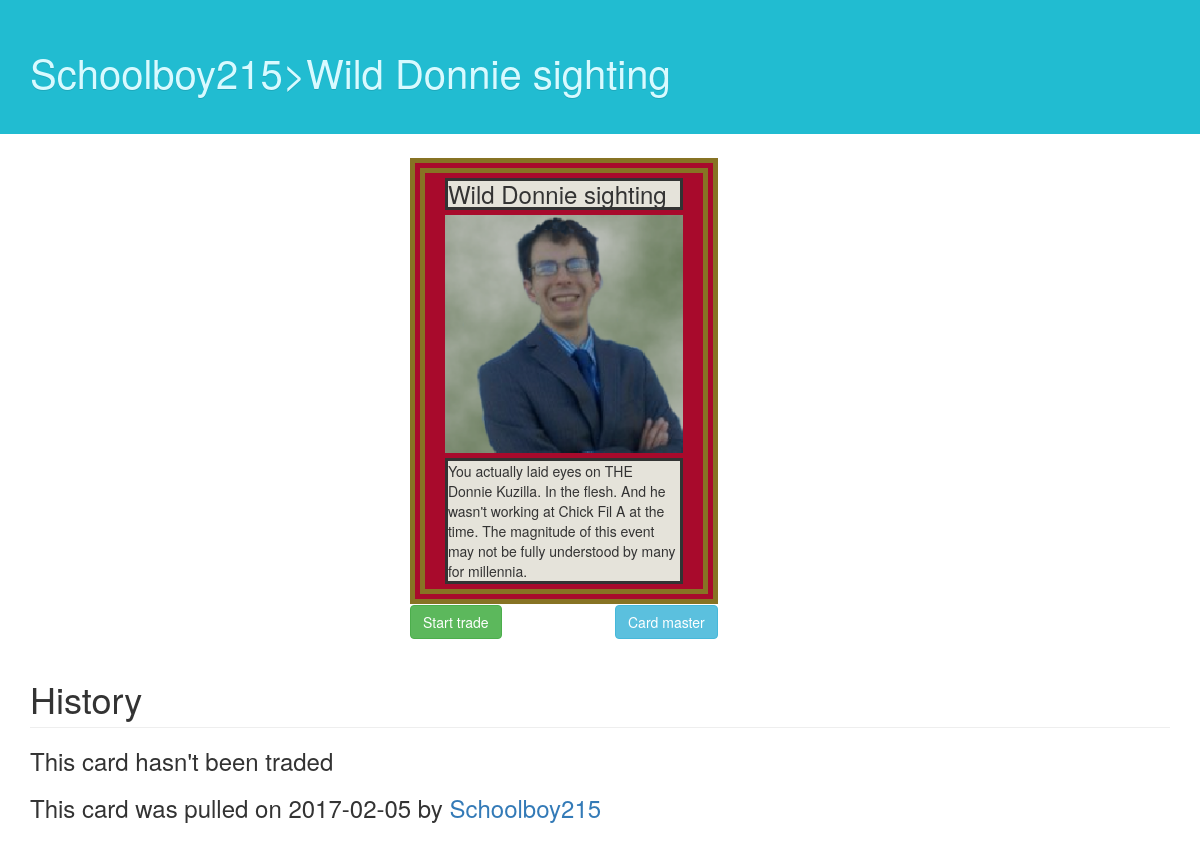
The page /profiles/Schoolboy215/cards/1 (signed in) on the database its author committed.
### app/mod_auth/models.py (models this page shows, shortened)
class Base(db.Model):
    __abstract__  = True
    id            = db.Column(db.Integer, primary_key=True)
    date_created  = db.Column(db.DateTime,  default=db.func.current_timestamp())
    date_modified = db.Column(db.DateTime,  default=db.func.current_timestamp(),
                                           onupdate=db.func.current_timestamp())

class User(Base, UserMixin):
    __tablename__ = 'user'
    name    = db.Column(db.String(128),  nullable=False,
					    unique=True)
    password = db.Column(db.String(192),  nullable=False)
    cards = db.relationship('UserCards',
	backref = 'user', cascade='all, delete-orphan', lazy='dynamic')

### app/mod_card/models.py (models this page shows, shortened)
class Base(db.Model):
    __abstract__  = True
    id            = db.Column(db.Integer, primary_key=True)
    date_created  = db.Column(db.DateTime,  default=db.func.current_timestamp())
    date_modified = db.Column(db.DateTime,  default=db.func.current_timestamp(),
                                           onupdate=db.func.current_timestamp())

class Card(Base):
	__tablename__ = 'card'
	name    = db.Column(db.String(128),  nullable=False,
					    unique=True)
	description = db.Column(db.String(512),  nullable=False)
	holoAllowed = db.Column(db.Boolean)
	holoAlways  = db.Column(db.Boolean)
	imageName   = db.Column(db.String(10), nullable=False,
						unique=True)
	retired     = db.Column(db.Boolean)
	backgroundColor = db.Column(db.String(7))

### app/mod_profile/controllers.py (the view)
@mod_profile.route('/<name>/cards/<id>')
@login_required
def viewUserCard(name,id):
        user = User.query.filter(User.name.like(name)).first()
        if not user:
                return "no such user", 400
        card = user.cards.filter_by(id=id).first()
        if not card:
                return "no such card for that user", 400
        cardType = Card.query.filter_by(id=card.card_id).first()
        holo = card.holo
        if current_user.id == user.id:
                ownedCard = True
        else:
                ownedCard = False
	cardHistory = []
	id = re.escape(id)
	result = db.engine.execute('SELECT * FROM trade_line JOIN trade_header ON trade_header.id = trade_line.trade_id AND trade_line.card_id = '+id+' JOIN	user u1 ON u1.id = trade_header.user1_id JOIN user u2 ON u2.id = trade_header.user2_id ORDER BY trade_line.id desc;')
	for row in result:
		offering = row[5]
		givingName = ''
		gettingName = ''
		user1 = row[9]
		user2 = row[10]
		if offering == user1:
			givingName = row[19]
			gettingName = row[24]
		else:
			givingName = row[24]
			gettingName = row[19]
		cardHistory.append({'giving':givingName,'getting':gettingName,'date': row[1][0:10]})
	origin = {}
	origin['puller'] = user.name
	origin['date'] = str(card.date_created)[0:10]
	if len(cardHistory):
		origin['puller'] = cardHistory[len(cardHistory)-1]['giving']
        return render_template( "profile/card.html",
                                user = user,
                                card = cardType,
                                cardLookup = card,
                                holo = holo,
                                ownedCard = ownedCard,
				cardHistory = cardHistory,
				origin = origin,
                                textBackground = app.config['TEXT_BACKGROUND'],
                                borderColor = app.config['BORDER_COLOR'])

### app/mod_auth/models.py (called while the page is built)
@login_manager.user_loader
def get_user(ident):
    return User.query.get(int(ident))

### app/templates/profile/card.html (shortened to what this page needs)
{% extends "bootstrap/base.html" %}
{% block head %}
{{super()}}
        {% block styles %}
                {{super()}}
        {% endblock %}
{% endblock %}
{% block content %}
	<div class='home_header'>
                <div class='container'>
                        <a href="{{url_for('profiles.cardKind',name=user.name,id=card.id, holo=holo)}}"><h2>{{user.name}}>{{card.name}}</h2></a>
                </div>
        </div>
	{% include "partials/singleCardView.html" %}
	<div class="row">
		<div class="col-md-2 col-md-offset-4">
			{% if ownedCard %}
				<form onsubmit="return confirm('Do you really want to delete this card from your colection?');" action="{{url_for('profiles.deleteCard',name = user.name, cardId = cardLookup.id)}}" method='POST'>
					<input type="submit" class="btn btn-danger" name="delete" value="Delete card"></input>
				</form>
			{% else %}
				<form action="{{url_for('trade.create',otherUserId = user.id, cardId = cardLookup.id)}}" method='POST'>
					<input type="submit" class="btn btn-success" name="trade" value="Start trade"></input>
				</form>
			{% endif %}
		</div>
		<div class="col-md-1">
			<a href="{{url_for('card.showCard', id=card.id)}}" class="btn btn-info">Card master</a>
		</div>
	</div>
	<div class='container'>
		<h1 class="page-header">History</h1>
		{%if cardHistory|length == 0%}
			<h3>This card hasn't been traded</h3>
		{%endif%}
		<h3>This card was pulled on {{origin['date']}} by <a href={{url_for('profiles.view',name=origin['puller'])}}>{{origin['puller']}}</a><h3>
	</div>
{% endblock %}

### app/templates/partials/singleCardView.html
<div class="row">
        <div class = "col-md-4"></div>
        <div class = "col-md-3" id=cardHolder style="background-color:{{card.backgroundColor}};">
                <div class="row" style="margin:2%">
                               <h3 style='border-style:solid; margin-top:0px; margin-bottom:0px;background-color:{{textBackground}}'>{{card.name}}</h3>
                       </div>
                <div class="row" style='width:96%; margin-left:2%; margin-right:2%'>
			<div class="{%if holo %}holographic{%endif%}">
                        	<img style="width:100%;margin-auto" src='{{url_for('static',filename = 'cardImages/' + card.imageName + '.png')}}'>
			</div>
                </div>
                <div class="row" style="margin:2%">
                        <p style="margin:0;border-style:solid; background-color:{{textBackground}}">{{card.description}}</p>
                </div>
        </div>
        <div class = "col-md-5"></div>
</div>

### app/templates/main/styling.html (style rules this page uses)
.home_header { background-color: #21bcd1; color: #d8faff; position: relative; padding: 30px 0; text-align: left; text-shadow: 0 1px 0 rgba(0,0,0,.1); font-size: 24px; margin-bottom: 24px; }
.home_header h2 { font-size: 40px; }
.home_header a { color: #d8faff; }

### app/templates/partials/holoEffect.html (style rules this page uses)
.holographic { position: relative; }
.holographic:after { content: " "; z-index: 10; display: block; position: absolute; height: 100%; top: 0; left: 0; right: 0; background-color: #000000; opacity: 0.2; -webkit-animation:rainbow 2s infinite; -ms-animation:rainbow 2s infinite; -o-animation:rainbow 2s infinite; animation:rainbow 2s infinite; }

### rows shown on the page
User: name "Schoolboy215", puller "Schoolboy215"
Card: name "Wild Donnie sighting", imageName (picture), description "You actually laid eyes on THE Donnie Kuzilla. In the flesh. And he wasn't working at Chick Fil A at the time. The magnitude of this event may not be fully understood by many for millennia."

### other values the page prints
{{ origin['date'] }} "2017-02-05"
